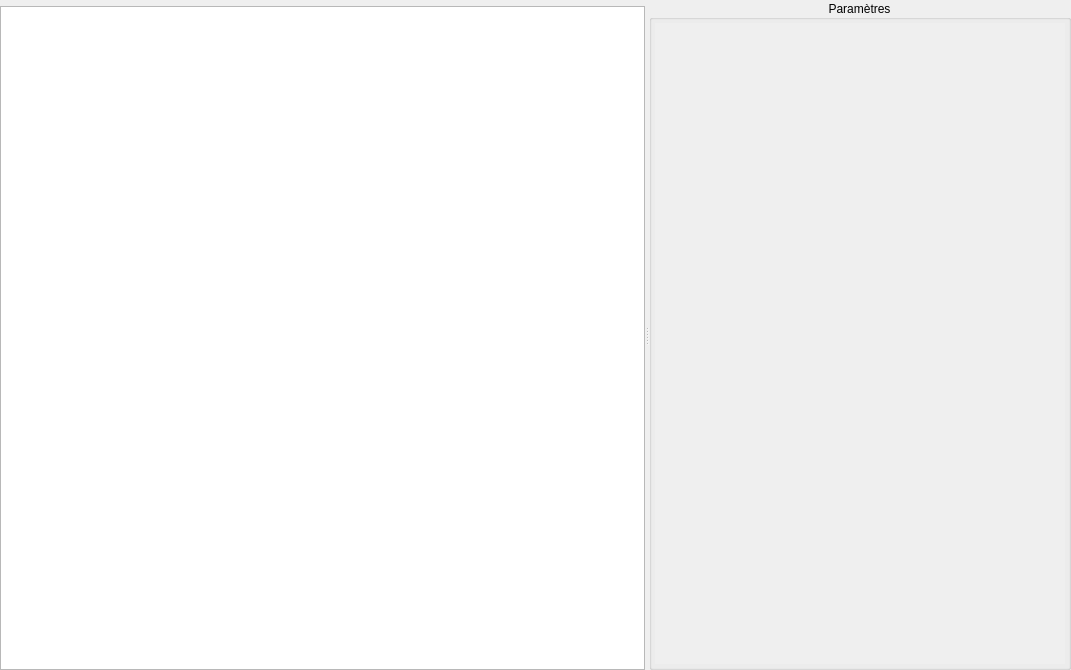
<?xml version="1.0" encoding="UTF-8"?>
<ui version="4.0">
 <class>UserFormWidget</class>
 <widget class="QWidget" name="UserFormWidget">
  <property name="geometry">
   <rect>
    <x>0</x>
    <y>0</y>
    <width>1071</width>
    <height>670</height>
   </rect>
  </property>
  <property name="sizePolicy">
   <sizepolicy hsizetype="Preferred" vsizetype="Preferred">
    <horstretch>0</horstretch>
    <verstretch>0</verstretch>
   </sizepolicy>
  </property>
  <property name="windowTitle">
   <string>Form</string>
  </property>
  <layout class="QGridLayout" name="gridLayout_2">
   <property name="leftMargin">
    <number>0</number>
   </property>
   <property name="topMargin">
    <number>0</number>
   </property>
   <property name="rightMargin">
    <number>0</number>
   </property>
   <property name="bottomMargin">
    <number>0</number>
   </property>
   <property name="spacing">
    <number>0</number>
   </property>
   <item row="0" column="0">
    <widget class="QSplitter" name="_SPL_user">
     <property name="orientation">
      <enum>Qt::Horizontal</enum>
     </property>
     <widget class="QWidget" name="layoutWidget">
      <layout class="QVBoxLayout" name="verticalLayout">
       <property name="spacing">
        <number>0</number>
       </property>
       <property name="topMargin">
        <number>6</number>
       </property>
       <item>
        <widget class="QgsMapCanvas" name="_GRV_map">
         <property name="sizePolicy">
          <sizepolicy hsizetype="Expanding" vsizetype="Expanding">
           <horstretch>1</horstretch>
           <verstretch>0</verstretch>
          </sizepolicy>
         </property>
         <property name="minimumSize">
          <size>
           <width>400</width>
           <height>400</height>
          </size>
         </property>
        </widget>
       </item>
      </layout>
     </widget>
     <widget class="QGroupBox" name="groupBox">
      <property name="title">
       <string>Paramètres</string>
      </property>
      <property name="alignment">
       <set>Qt::AlignCenter</set>
      </property>
      <layout class="QGridLayout" name="gridLayout">
       <property name="leftMargin">
        <number>3</number>
       </property>
       <property name="topMargin">
        <number>3</number>
       </property>
       <property name="rightMargin">
        <number>3</number>
       </property>
       <property name="bottomMargin">
        <number>3</number>
       </property>
       <property name="horizontalSpacing">
        <number>0</number>
       </property>
       <property name="verticalSpacing">
        <number>3</number>
       </property>
       <item row="0" column="0">
        <widget class="QScrollArea" name="_SCA_parameters">
         <property name="sizePolicy">
          <sizepolicy hsizetype="Expanding" vsizetype="Expanding">
           <horstretch>1</horstretch>
           <verstretch>0</verstretch>
          </sizepolicy>
         </property>
         <property name="minimumSize">
          <size>
           <width>250</width>
           <height>0</height>
          </size>
         </property>
         <property name="frameShape">
          <enum>QFrame::NoFrame</enum>
         </property>
         <property name="widgetResizable">
          <bool>true</bool>
         </property>
         <widget class="QWidget" name="scrollAreaWidgetContents">
          <property name="geometry">
           <rect>
            <x>0</x>
            <y>0</y>
            <width>409</width>
            <height>649</height>
           </rect>
          </property>
          <property name="sizePolicy">
           <sizepolicy hsizetype="Preferred" vsizetype="Preferred">
            <horstretch>0</horstretch>
            <verstretch>0</verstretch>
           </sizepolicy>
          </property>
          <property name="baseSize">
           <size>
            <width>0</width>
            <height>0</height>
           </size>
          </property>
         </widget>
        </widget>
       </item>
      </layout>
     </widget>
    </widget>
   </item>
  </layout>
 </widget>
 <customwidgets>
  <customwidget>
   <class>QgsMapCanvas</class>
   <extends>QGraphicsView</extends>
   <header>QgsMapCanvas.h</header>
  </customwidget>
 </customwidgets>
 <resources/>
 <connections/>
</ui>
